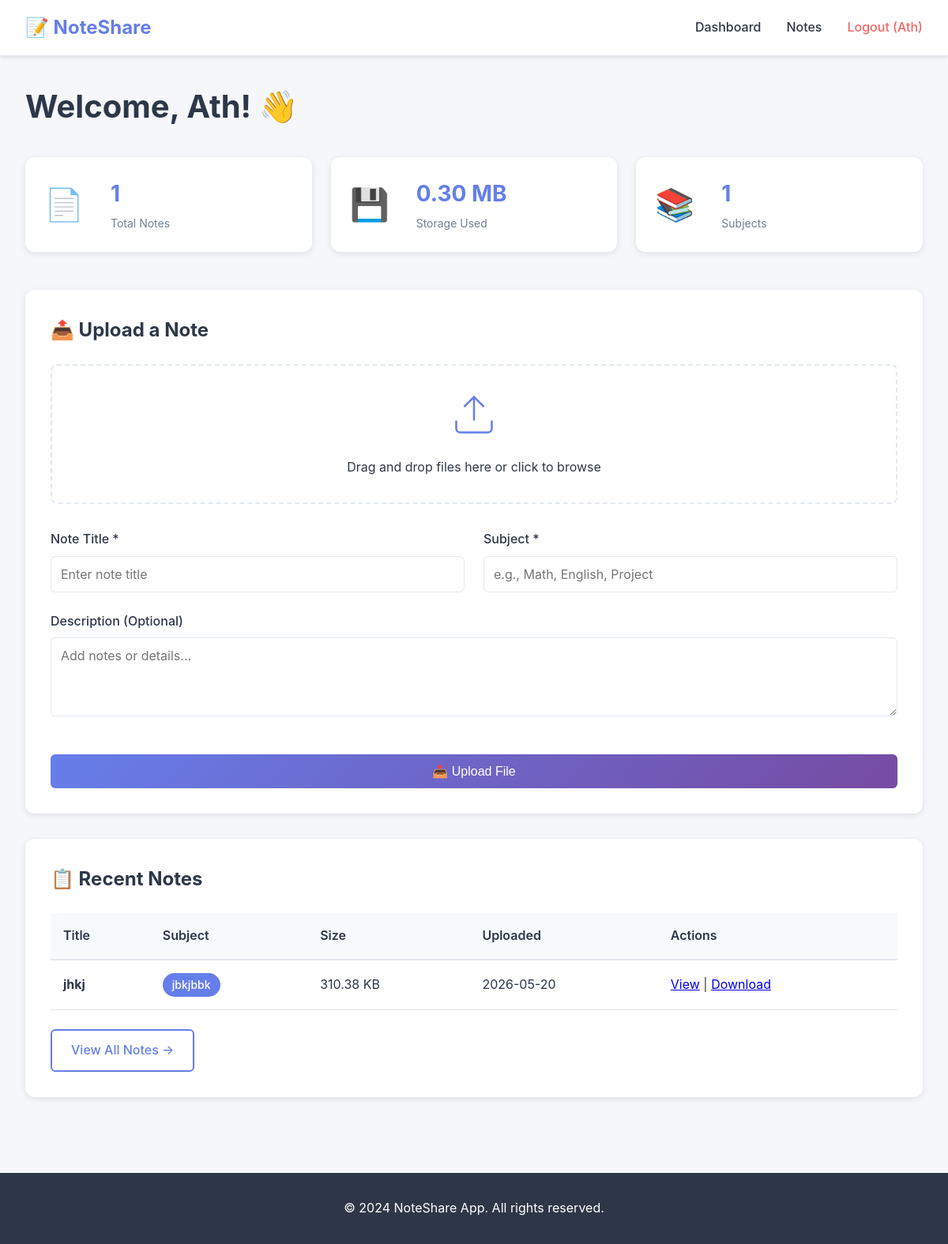
/dashboard (signed in), run on the app's committed database.
### tables this page shows
CREATE TABLE notes (
            id INTEGER PRIMARY KEY AUTOINCREMENT,
            user_id INTEGER NOT NULL,
            title TEXT NOT NULL,
            subject TEXT NOT NULL,
            description TEXT,
            filename TEXT,
            file_path TEXT,
            file_size INTEGER,
            uploaded_at TIMESTAMP DEFAULT CURRENT_TIMESTAMP,
            FOREIGN KEY (user_id) REFERENCES users(id) ON DELETE CASCADE
        );

### app.py (the view)
@app.route('/dashboard')
@login_required
def dashboard():
    user_id = session['user_id']
    conn = get_db_connection()
    cursor = conn.cursor()
    cursor.execute('SELECT COUNT(*) as total FROM notes WHERE user_id = ?', (user_id,))
    total_notes = cursor.fetchone()['total']
    cursor.execute('SELECT SUM(file_size) as total_size FROM notes WHERE user_id = ?', (user_id,))
    total_size = cursor.fetchone()['total_size'] or 0
    cursor.execute('SELECT COUNT(DISTINCT subject) as total FROM notes WHERE user_id = ?', (user_id,))
    total_subjects = cursor.fetchone()['total']
    cursor.execute('''
        SELECT id, title, subject, uploaded_at, file_size
        FROM notes
        WHERE user_id = ?
        ORDER BY uploaded_at DESC
        LIMIT 5
    ''', (user_id,))
    recent_notes = cursor.fetchall()
    conn.close()
    stats = {
        'total_notes': total_notes,
        'total_size': f"{total_size / (1024*1024):.2f}" if total_size > 0 else "0",
        'total_subjects': total_subjects
    }
    return render_template('dashboard.html', stats=stats, recent_notes=recent_notes)

### app.py (called while the page is built)
def get_db_connection():
    conn = sqlite3.connect('notes.db')
    conn.row_factory = sqlite3.Row
    return conn

def login_required(f):
    @wraps(f)
    def decorated_function(*args, **kwargs):
        if 'user_id' not in session:
            return redirect(url_for('login'))
        return f(*args, **kwargs)
    return decorated_function

### templates/dashboard.html (shortened to what this page needs)
{% extends "base.html" %}
{% block content %}
<div class="container">
    <section class="dashboard">
        <h1>Welcome, {{ session.username }}! 👋</h1>
        <div class="stats-grid">
            <div class="stat-card">
                <div class="stat-icon">📄</div>
                <div class="stat-info">
                    <h3 id="statNotes">{{ stats.total_notes }}</h3>
                    <p>Total Notes</p>
                </div>
            </div>
            <div class="stat-card">
                <div class="stat-icon">💾</div>
                <div class="stat-info">
                    <h3 id="statSize">{{ stats.total_size }} MB</h3>
                    <p>Storage Used</p>
                </div>
            </div>
            <div class="stat-card">
                <div class="stat-icon">📚</div>
                <div class="stat-info">
                    <h3 id="statSubjects">{{ stats.total_subjects }}</h3>
                    <p>Subjects</p>
                </div>
            </div>
        </div>
        <div class="upload-section">
            <h2>📤 Upload a Note</h2>
            <form id="uploadForm">
                <div class="upload-area" id="uploadArea">
                    <svg class="upload-icon" viewBox="0 0 24 24" fill="none" stroke="currentColor">
                        <path d="M21 15v4a2 2 0 0 1-2 2H5a2 2 0 0 1-2-2v-4"></path>
                        <polyline points="17 8 12 3 7 8"></polyline>
                        <line x1="12" y1="3" x2="12" y2="15"></line>
                    </svg>
                    <p>Drag and drop files here or click to browse</p>
                </div>
                <div class="upload-form">
                    <div class="form-group">
                        <label for="title">Note Title *</label>
                        <input type="text" id="title" name="title" placeholder="Enter note title" required>
                    </div>
                    <div class="form-group">
                        <label for="subject">Subject *</label>
                        <input type="text" id="subject" name="subject" placeholder="e.g., Math, English, Project" required>
                    </div>
                    <div class="form-group" style="grid-column: 1 / -1;">
                        <label for="description">Description (Optional)</label>
                        <textarea id="description" name="description" placeholder="Add notes or details..."></textarea>
                    </div>
                    <button type="submit" class="btn btn-primary btn-block" id="uploadBtn">📤 Upload File</button>
                </div>
            </form>
        </div>
        {% if recent_notes %}
        <div class="recent-section">
            <h2>📋 Recent Notes</h2>
            <div class="notes-table">
                <table>
                    <thead>
                        <tr>
                            <th>Title</th>
                            <th>Subject</th>
                            <th>Size</th>
                            <th>Uploaded</th>
                            <th>Actions</th>
                        </tr>
                    </thead>
                    <tbody id="recentNotesBody">
                        {% for note in recent_notes %}
                        <tr>
                            <td><strong>{{ note.title }}</strong></td>
                            <td><span class="badge">{{ note.subject }}</span></td>
                            <td>{{ "%.2f"|format(note.file_size / 1024) }} KB</td>
                            <td>{{ note.uploaded_at[:10] }}</td>
                            <td>
                                <a href="{{ url_for('view_note', note_id=note.id) }}" class="btn-link">View</a> |
                                <a href="{{ url_for('download_note', note_id=note.id) }}" class="btn-link">Download</a>
                            </td>
                        </tr>
                        {% endfor %}
                    </tbody>
                </table>
            </div>
            <a href="{{ url_for('notes') }}" class="btn btn-outline">View All Notes →</a>
        </div>
        {% else %}
        <div class="empty-state" style="text-align: center; padding: 3rem; background: white; border-radius: 12px; margin-top: 2rem;">
            <p style="font-size: 1.125rem; color: #718096; margin-bottom: 1rem;">No notes yet. Upload your first note above! 📝</p>
        </div>
        {% endif %}
    </section>
</div>
{% endblock %}

### static/css/style.css (style rules this page uses)
* { margin: 0; padding: 0; box-sizing: border-box; }
:root { --primary: #667eea; --primary-dark: #5568d3; --secondary: #764ba2; --success: #48bb78; --danger: #f56565; --warning: #ed8936; --info: #4299e1; --light: #f7fafc; --dark: #2d3748; --border: #e2e8f0; --text: #2d3748; }
body { font-family: -apple-system, BlinkMacSystemFont, 'Segoe UI', Roboto, Oxygen, Ubuntu, Cantarell, sans-serif; background-color: #f5f7fa; color: var(--text); line-height: 1.6; }
.container { max-width: 1200px; margin: 0 auto; padding: 2rem; }
.btn { display: inline-block; padding: 0.75rem 1.5rem; border: none; border-radius: 6px; font-size: 1rem; font-weight: 500; cursor: pointer; transition: all 0.3s ease; text-decoration: none; text-align: center; }
.btn-primary { background: linear-gradient(135deg, var(--primary), var(--secondary)); color: white; }
.btn-outline { background-color: transparent; color: var(--primary); border: 2px solid var(--primary); }
.btn-block { width: 100%; }
.form-group { margin-bottom: 1.5rem; }
.form-group label { display: block; margin-bottom: 0.5rem; font-weight: 500; color: var(--text); }
.form-group input, .form-group textarea, .form-group select { width: 100%; padding: 0.75rem; border: 1px solid var(--border); border-radius: 6px; font-size: 1rem; font-family: inherit; transition: border-color 0.3s; }
.form-group textarea { resize: vertical; min-height: 100px; }
.badge { display: inline-block; padding: 0.25rem 0.75rem; background-color: var(--primary); color: white; border-radius: 20px; font-size: 0.875rem; font-weight: 500; }
.dashboard h1 { font-size: 2.5rem; margin-bottom: 2rem; color: var(--dark); }
.stats-grid { display: grid; grid-template-columns: repeat(auto-fit, minmax(200px, 1fr)); gap: 1.5rem; margin-bottom: 3rem; }
.stat-card { background: white; padding: 1.5rem; border-radius: 12px; box-shadow: 0 2px 8px rgba(0, 0, 0, 0.1); display: flex; align-items: center; gap: 1.5rem; transition: transform 0.3s; }
.stat-icon { font-size: 2.5rem; min-width: 60px; }
.stat-info h3 { font-size: 1.75rem; margin-bottom: 0.25rem; color: var(--primary); }
.stat-info p { color: #718096; font-size: 0.875rem; }
.upload-section { background: white; padding: 2rem; border-radius: 12px; margin-bottom: 2rem; box-shadow: 0 2px 8px rgba(0, 0, 0, 0.1); }
.upload-section h2 { margin-bottom: 1.5rem; color: var(--dark); }
.upload-area { border: 2px dashed var(--border); border-radius: 8px; padding: 2rem; text-align: center; cursor: pointer; transition: all 0.3s; margin-bottom: 2rem; }
.upload-icon { width: 60px; height: 60px; color: var(--primary); margin-bottom: 1rem; }
.upload-form { display: grid; grid-template-columns: 1fr 1fr; gap: 1.5rem; }
.upload-form .form-group { margin-bottom: 0; }
.upload-form textarea { grid-column: 1 / -1; }
.upload-form button { grid-column: 1 / -1; margin-top: 1rem; }
.recent-section { background: white; padding: 2rem; border-radius: 12px; box-shadow: 0 2px 8px rgba(0, 0, 0, 0.1); }
.recent-section h2 { margin-bottom: 1.5rem; color: var(--dark); }
.notes-table { overflow-x: auto; margin-bottom: 1.5rem; }
.notes-table table { width: 100%; border-collapse: collapse; }
.notes-table th { background-color: var(--light); padding: 1rem; text-align: left; font-weight: 600; color: var(--text); border-bottom: 2px solid var(--border); }
.notes-table td { padding: 1rem; border-bottom: 1px solid var(--border); }

### data on the page
notes: title "jhkj", subject "jbkjbbk", note.file_size/1024 "310.38", uploaded_at "2026-05-20"

### other printed values
{{ session.username }} "Ath"
{{ stats.total_notes }} "1"
{{ stats.total_size }} "0.30"
{{ stats.total_subjects }} "1"
